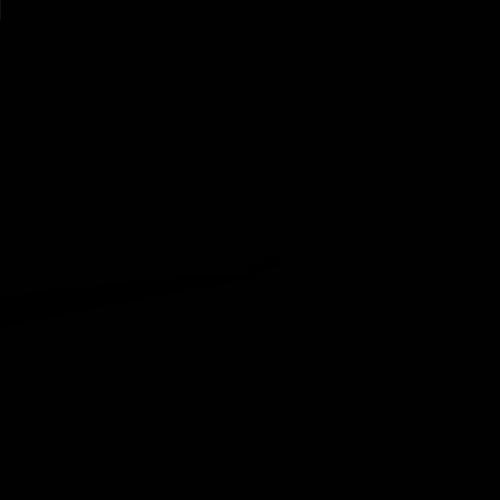
Frame 1 (no input)
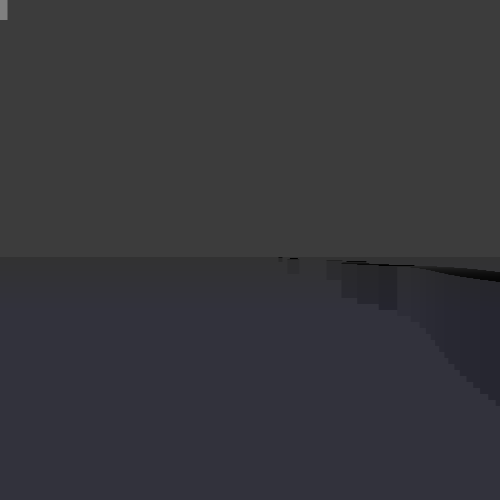
Frame 60 (the mouse pressed at the canvas centre just before this capture)
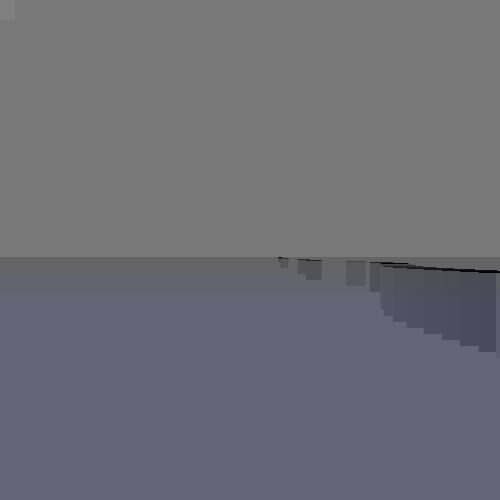
Frame 120 (the mouse held since frame 60 and released just before this capture)

The Processing sketch that drew these frames (run headless with seeded random() and noise(); from frame 60 on, the mouse is pressed at the canvas centre):

// Processing sketch: processing_47369
// ── processing_47369.pde

void setup() {
  size(500,500);
  println(0/256f/5);
}

float t, T, x, y, H=255,s=0.2,S=255,w=4;
boolean q=true,d=false,e=false;
void draw() {
  if(!e) {
    background(H);
    t+=x=s;
    T+=mouseX/256f*x-x;
    noStroke();
    for (y=0;++y<256;) {
      fill(200,200,y+200,200);
      rect(0, 256+y,510, 1);
      x=256/y+t;
      fill(x%20*9);
      x=T+noise(x/99)*60-30;
      rect(256-x*y-2*y, 256+y, y*w, (y/4)*20);
    }
    
    loadPixels();
    if((pixels[249750]&0xff-((pixels[249750]>>8)&0xff))>0 && frameCount > 200) {
      H--;
    }
  
    if(H==0) {
      background(0);
      e=true;
    } else if (w < 2) {
      background(255);
      e=true;
    }
    
    s += 0.0001;
    w -= 0.0005;
    S+=d==true?1:-1;
    if(frameCount%255==0){d=!d;H+=50;}
    H=H>255?255:H;
    fill(0,S);
    rect(0,0,500,500);
    
    fill(128);
    rect(0,0,map(w,4,2,0,500),20);
  }
}
